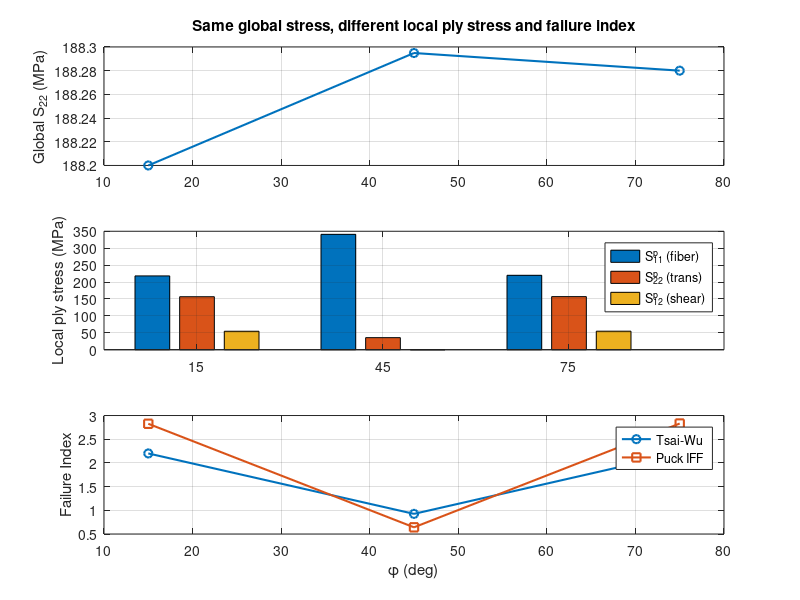

The MATLAB source for this figure: (Note: this script raises an error after producing the figure.)
% ---- Data from your table (3 angles) ----
phi = [15; 45; 75];

% Global (show one representative component ~188 MPa)
S33 = [188.2; 188.2949; 188.28];

% Local ply stresses
S11p = [218.08; 340.8925; 219.8881];
S33p = [156.6026;  35.6978; 156.8818];
S12p = [54.5863;   0.000229; 54.7575];

% Failure indices
TW   = [2.200091; 0.924933; 2.20219];
Puck_IFF = [2.826037; 0.640884; 2.831114];

% Allowables (MPa)
Xt = 3179.2;  Xc = -1705.3;
Yt = 55.701;  Yc = -367.44;
S  = 199.11;

% ---- Utilization ratios (dimensionless) ----
U1  = S11p / Xt;                % (all tensile here)
U2  = S33p / Yt;                % (all tensile here)
U12 = abs(S12p) / S;

% ---- Figure: 3 panels ----
figure;

% Panel A: global same
subplot(3,1,1);
plot(phi, S33, 'o-','LineWidth',1.5);
ylabel('Global S_{22} (MPa)');
grid on;
title('Same global stress, different local ply stress and failure index');

% Panel B: local components (or swap to U1/U2/U12 if you prefer)
subplot(3,1,2);
bar(phi, [S11p S33p S12p], 'grouped');
ylabel('Local ply stress (MPa)');
legend('S_{11}^p (fiber)','S_{22}^p (trans)','S_{12}^p (shear)','Location','best');
grid on;

% subplot(3,1,2);
% bar(phi, [U1 U2 U12], 'grouped'); hold on;
% yline(1.0,'--','LineWidth',1.2);
% ylabel('Utilization ratio');
% legend('\sigma_1/X_t','\sigma_2/Y_t','|\tau_{12}|/S','= 1','Location','best');
% grid on;

% Panel C: failure indices
subplot(3,1,3);
plot(phi, TW, 'o-','LineWidth',1.5); hold on;
plot(phi, Puck_IFF, 's-','LineWidth',1.5);
ylabel('Failure Index');
xlabel('\phi (deg)');
legend('Tsai-Wu','Puck IFF','FI = 1','Location','best');
grid on;

% ################################################################

% Utilization ratios
U1  = S11p ./ Xt;
U2  = S22p ./ Yt;
U12 = abs(S12p) ./ S;

% Data matrix
data = [S11p S22p S12p];

% -------- Plot --------
figure;
b = bar(phi, data, 'grouped');
hold on;
grid on;
ylim([-60 375])

xlabel('Fiber angle (deg)');
ylabel('Local ply stress (MPa)');

legend({'S_{11}^p (fiber)', ...
        'S_{22}^p (transverse)', ...
        '|S_{12}^p| (shear)'}, ...
        'Location','northoutside','Orientation','horizontal');

glob = 188;
yline(Yt,'--','Transverse limit - \frac{$S_{22}^p}{$Y_t$}$','Interpreter','latex','LineWidth',1.2, HandleVisibility='off');
yline(S ,'--','Shear limit - \frac{|$S_{12}^p|}{S}$','Interpreter','latex','LineWidth',1.2, HandleVisibility='off');
h = yline(glob, '.', 'Hoop stress = 188 MPa', ...
          'LineWidth',1.2, ...
          'HandleVisibility','off');

% Move text to right side
h.LabelHorizontalAlignment = 'right';
h.LabelVerticalAlignment   = 'bottom';
title('Local Ply Stresses and Corresponding Stress-to-Strength Ratios');

% -------- Add utilization values on top of bars --------
ngroups = size(data,1);
nbars   = size(data,2);

% Get bar positions
for i = 1:nbars
    x = b(i).XEndPoints;
    y = b(i).YEndPoints;
    
    if i == 1
        labels = U1;
    elseif i == 2
        labels = U2;
    else
        labels = U12;
    end
    
    for j = 1:ngroups
        text(x(j), y(j), sprintf('%.2f', labels(j)), ...
            'HorizontalAlignment','center', ...
            'VerticalAlignment','bottom', ...
            'FontSize',9);
    end
end
